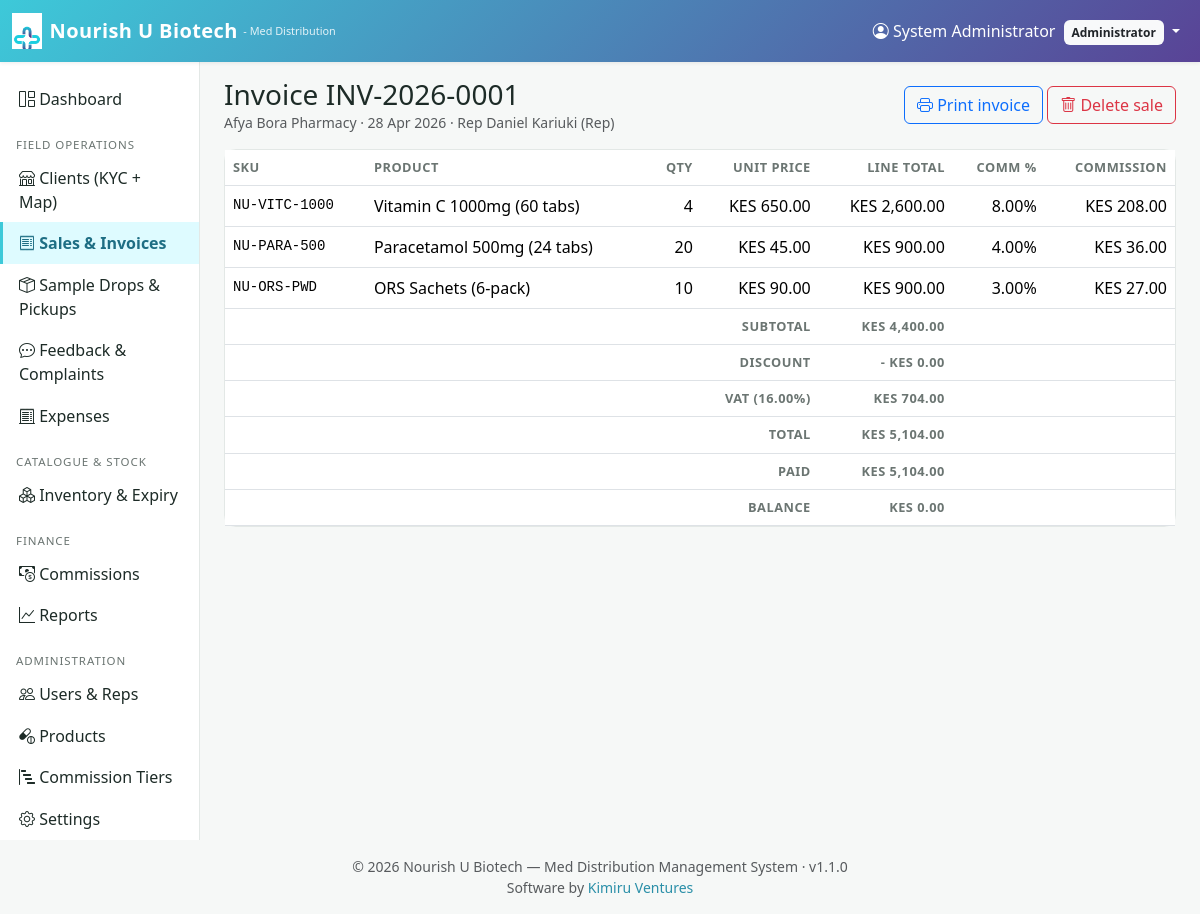
The page /sales/view.php?id=1 (signed in) on the database its author committed.
### tables this page shows
CREATE TABLE sales (
    id              INT UNSIGNED  AUTO_INCREMENT PRIMARY KEY,
    invoice_no      VARCHAR(40)   NOT NULL UNIQUE,
    client_id       INT UNSIGNED  NOT NULL,
    rep_id          INT UNSIGNED  NOT NULL,
    sale_date       DATE          NOT NULL,
    subtotal        DECIMAL(14,2) NOT NULL DEFAULT 0,
    tax_pct         DECIMAL(5,2)  NOT NULL DEFAULT 0,
    tax_amount      DECIMAL(14,2) NOT NULL DEFAULT 0,
    discount        DECIMAL(14,2) NOT NULL DEFAULT 0,
    total           DECIMAL(14,2) NOT NULL DEFAULT 0,
    payment_status  ENUM('unpaid','partial','paid') NOT NULL DEFAULT 'unpaid',
    paid_amount     DECIMAL(14,2) NOT NULL DEFAULT 0,
    payment_method  VARCHAR(40)   NULL,
    notes           TEXT          NULL,
    created_at      DATETIME      NOT NULL DEFAULT CURRENT_TIMESTAMP,
    updated_at      DATETIME      NOT NULL DEFAULT CURRENT_TIMESTAMP
                                  ON UPDATE CURRENT_TIMESTAMP,
    CONSTRAINT fk_sales_client FOREIGN KEY (client_id) REFERENCES clients(id),
    CONSTRAINT fk_sales_rep    FOREIGN KEY (rep_id)    REFERENCES users(id),
    INDEX idx_sales_date (sale_date),
    INDEX idx_sales_rep  (rep_id),
    INDEX idx_sales_pay  (payment_status),
    deleted_at    DATETIME      NULL,
    deleted_by    INT UNSIGNED  NULL,
    delete_reason VARCHAR(255)  NULL
);

CREATE TABLE clients (
    id              INT UNSIGNED  AUTO_INCREMENT PRIMARY KEY,
    name            VARCHAR(200)  NOT NULL,
    type            ENUM('pharmacy','clinic','hospital','wholesaler','other') NOT NULL DEFAULT 'pharmacy',
    license_no      VARCHAR(80)   NULL,
    kra_pin         VARCHAR(40)   NULL,
    contact_person  VARCHAR(160)  NULL,
    contact_role    VARCHAR(80)   NULL,
    phone           VARCHAR(40)   NULL,
    email           VARCHAR(160)  NULL,
    address          VARCHAR(255)  NULL,
    postal_address   VARCHAR(255)  NULL,
    region           VARCHAR(80)   NULL,
    city             VARCHAR(80)   NULL,
    lat              DECIMAL(10,7) NULL,
    lng              DECIMAL(10,7) NULL,
    kyc_status       ENUM('pending','verified','rejected') NOT NULL DEFAULT 'pending',
    kyc_notes        TEXT          NULL,
    rep_id           INT UNSIGNED  NULL COMMENT 'Primary rep assigned',
    credit_limit     DECIMAL(14,2) NOT NULL DEFAULT 0,
     
    directors          TEXT         NULL COMMENT 'One name per line',
    accountant_name    VARCHAR(160) NULL,
    accountant_phone   VARCHAR(40)  NULL,
    bank_name          VARCHAR(80)  NULL,
    bank_branch        VARCHAR(80)  NULL,
    payment_terms      VARCHAR(120) NULL,
    credit_period_days INT          NULL,
    trade_ref_1        TEXT         NULL,
    trade_ref_2        TEXT         NULL,
    trade_ref_3        TEXT         NULL,
    signed_name        VARCHAR(160) NULL,
    signed_position    VARCHAR(80)  NULL,
    signed_at          DATE         NULL,
    notes              TEXT         NULL,
    created_at      DATETIME      NOT NULL DEFAULT CURRENT_TIMESTAMP,
    updated_at      DATETIME      NOT NULL DEFAULT CURRENT_TIMESTAMP
                                  ON UPDATE CURRENT_TIMESTAMP,
    CONSTRAINT fk_clients_rep
        FOREIGN KEY (rep_id) REFERENCES users(id) ON DELETE SET NULL,
    INDEX idx_clients_kyc (kyc_status),
    INDEX idx_clients_rep (rep_id),
    deleted_at    DATETIME      NULL,
    deleted_by    INT UNSIGNED  NULL,
    delete_reason VARCHAR(255)  NULL
);

CREATE TABLE users (
    id            INT UNSIGNED   AUTO_INCREMENT PRIMARY KEY,
    name          VARCHAR(120)   NOT NULL,
    email         VARCHAR(160)   NOT NULL UNIQUE,
    phone         VARCHAR(40)    NULL,
    password_hash VARCHAR(255)   NOT NULL,
    role          ENUM('admin','rep','accountant') NOT NULL,
    status        ENUM('active','suspended')        NOT NULL DEFAULT 'active',
    last_login_at DATETIME       NULL,
    created_at    DATETIME       NOT NULL DEFAULT CURRENT_TIMESTAMP,
    updated_at    DATETIME       NOT NULL DEFAULT CURRENT_TIMESTAMP
                                ON UPDATE CURRENT_TIMESTAMP,
    INDEX idx_users_role (role),
    deleted_at    DATETIME      NULL,
    deleted_by    INT UNSIGNED  NULL,
    delete_reason VARCHAR(255)  NULL
);

CREATE TABLE sale_items (
    id                INT UNSIGNED  AUTO_INCREMENT PRIMARY KEY,
    sale_id           INT UNSIGNED  NOT NULL,
    product_id        INT UNSIGNED  NOT NULL,
    qty               INT           NOT NULL DEFAULT 1,
    unit_price        DECIMAL(14,2) NOT NULL DEFAULT 0,
    line_total        DECIMAL(14,2) NOT NULL DEFAULT 0,
    commission_pct    DECIMAL(5,2)  NOT NULL DEFAULT 0,
    commission_amount DECIMAL(14,2) NOT NULL DEFAULT 0,
    CONSTRAINT fk_sale_items_sale    FOREIGN KEY (sale_id)    REFERENCES sales(id) ON DELETE CASCADE,
    CONSTRAINT fk_sale_items_product FOREIGN KEY (product_id) REFERENCES products(id),
    INDEX idx_sale_items_product (product_id)
);

CREATE TABLE products (
    id                  INT UNSIGNED  AUTO_INCREMENT PRIMARY KEY,
    sku                 VARCHAR(60)   NOT NULL UNIQUE,
    name                VARCHAR(180)  NOT NULL,
    category            VARCHAR(80)   NULL,
    manufacturer        VARCHAR(160)  NULL,
    country_of_origin   VARCHAR(80)   NULL,
    unit                VARCHAR(40)   NOT NULL DEFAULT 'pack',
    price               DECIMAL(14,2) NOT NULL DEFAULT 0,
    cost                DECIMAL(14,2) NOT NULL DEFAULT 0,
    base_commission_pct DECIMAL(5,2)  NOT NULL DEFAULT 0
                        COMMENT 'Per-product commission percentage e.g. 5.00',
    stock_qty           INT           NOT NULL DEFAULT 0,
    reorder_level       INT           NOT NULL DEFAULT 0,
    batch_no            VARCHAR(80)   NULL,
    expiry_date         DATE          NULL,
    status              ENUM('active','inactive') NOT NULL DEFAULT 'active',
    description         TEXT          NULL,
    created_at          DATETIME      NOT NULL DEFAULT CURRENT_TIMESTAMP,
    updated_at          DATETIME      NOT NULL DEFAULT CURRENT_TIMESTAMP
                                       ON UPDATE CURRENT_TIMESTAMP,
    INDEX idx_products_status (status),
    INDEX idx_products_expiry (expiry_date),
    deleted_at    DATETIME      NULL,
    deleted_by    INT UNSIGNED  NULL,
    delete_reason VARCHAR(255)  NULL
);

### includes/functions.php (called while the page is built, shortened)
<?php
function e(?string $s): string {
    return htmlspecialchars($s ?? '', ENT_QUOTES | ENT_SUBSTITUTE, 'UTF-8');
}
function get(string $key, $default = null) {
    return $_GET[$key] ?? $default;
}
function money($v): string {
    return APP_CURRENCY . ' ' . number_format((float)$v, 2);
}
function fdate(?string $d, string $fmt = 'd M Y'): string {
    return date($fmt, strtotime($d));
}
function url(string $path = ''): string {
    return BASE_URL . '/' . ltrim($path, '/');
}

### includes/auth.php (called while the page is built, shortened)
<?php
function current_user(): ?array {
    return $_SESSION['user'] ?? null;
}

### sales/view.php (the view, shortened to what this page needs)
<?php
require_once __DIR__ . '/../config/config.php';
$id = (int)get('id');
$stmt = $pdo->prepare("SELECT s.*, c.name AS client, c.address, c.phone AS client_phone, c.kra_pin,
                              u.name AS rep
                         FROM sales s
                         JOIN clients c ON c.id = s.client_id
                         JOIN users   u ON u.id = s.rep_id
                        WHERE s.id = ?");
$stmt->execute([$id]); $s = $stmt->fetch();
$items = $pdo->prepare("SELECT si.*, p.sku, p.name FROM sale_items si JOIN products p ON p.id=si.product_id WHERE sale_id=?");
$items->execute([$id]); $items = $items->fetchAll();
require __DIR__ . '/../includes/header.php';
?>
<div class="d-flex justify-content-between align-items-center mb-3">
  <div>
    <h3 class="mb-0">Invoice <?= e($s['invoice_no']) ?>
    </h3>
    <div class="text-muted small"><?= e($s['client']) ?> · <?= e(fdate($s['sale_date'])) ?> · Rep <?= e($s['rep']) ?></div>
  </div>
  <div>
    <a class="btn btn-outline-primary" href="<?= url('sales/invoice.php?id=' . $id) ?>" target="_blank">
      <i class="bi bi-printer"></i> Print invoice
    </a>
    <?php if (empty($s['deleted_at']) && ($u['role']!=='rep' || (int)$s['rep_id']===(int)$u['id'])): ?>
      <button class="btn btn-outline-danger" onclick="sdConfirm(<?= (int)$s['id'] ?>)">
        <i class="bi bi-trash"></i> Delete sale</button>
    <?php endif; ?>
  </div>
</div>
<div class="card mb-3"><div class="table-responsive">
<table class="table table-clean mb-0">
<thead><tr><th>SKU</th><th>Product</th><th class="text-end">Qty</th>
<th class="text-end">Unit price</th><th class="text-end">Line total</th>
<th class="text-end">Comm %</th><th class="text-end">Commission</th></tr></thead>
<tbody>
<?php foreach ($items as $it): ?>
<tr>
  <td class="font-monospace small"><?= e($it['sku']) ?></td>
  <td><?= e($it['name']) ?></td>
  <td class="text-end"><?= (int)$it['qty'] ?></td>
  <td class="text-end"><?= money($it['unit_price']) ?></td>
  <td class="text-end"><?= money($it['line_total']) ?></td>
  <td class="text-end"><?= e($it['commission_pct']) ?>%</td>
  <td class="text-end"><?= money($it['commission_amount']) ?></td>
</tr>
<?php endforeach; ?>
</tbody>
<tfoot>
  <tr><th colspan="4" class="text-end">Subtotal</th><th class="text-end"><?= money($s['subtotal']) ?></th><th colspan="2"></th></tr>
  <tr><th colspan="4" class="text-end">Discount</th><th class="text-end">- <?= money($s['discount']) ?></th><th colspan="2"></th></tr>
  <tr><th colspan="4" class="text-end">VAT (<?= e($s['tax_pct']) ?>%)</th><th class="text-end"><?= money($s['tax_amount']) ?></th><th colspan="2"></th></tr>
  <tr><th colspan="4" class="text-end">Total</th><th class="text-end"><?= money($s['total']) ?></th><th colspan="2"></th></tr>
  <tr><th colspan="4" class="text-end">Paid</th><th class="text-end"><?= money($s['paid_amount']) ?></th><th colspan="2"></th></tr>
  <tr><th colspan="4" class="text-end">Balance</th><th class="text-end fw-bold"><?= money($s['total'] - $s['paid_amount']) ?></th><th colspan="2"></th></tr>
</tfoot>
</table>
</div></div>
<?php require __DIR__ . '/../includes/footer.php'; ?>

### assets/css/style.css (style rules this page uses)
:root { --nu-primary: #2a8fa8; --nu-primary-d: #1e6e84; --nu-cyan: #3dc9d9; --nu-purple: #594396; --nu-purple-d: #3f2f6c; --nu-accent: #f4a300; --nu-bg: #f6f8f7; --nu-text: #1d2b27; --nu-muted: #6b7572; --nu-card: #ffffff; --nu-border: #e3e8e6; --nu-grad: linear-gradient(135deg, var(--nu-cyan) 0%, var(--nu-purple) 100%); }
body { background: var(--nu-bg); color: var(--nu-text); font-family: 'Segoe UI', Roboto, system-ui, sans-serif; }
a { color: var(--nu-primary); }
.card { border: 1px solid var(--nu-border); border-radius: 12px; }
table.table-clean th { font-size: .8rem; color: var(--nu-muted); text-transform: uppercase; letter-spacing: .04em; }
table.table-clean td { vertical-align: middle; }
.table-responsive { -webkit-overflow-scrolling: touch; }

### rows shown on the page
sales: invoice_no "INV-2026-0001", client.name "Afya Bora Pharmacy", sale_date "28 Apr 2026", rep.name "Daniel Kariuki (Rep)", subtotal "KES 4,400.00", discount "KES 0.00", tax_pct "16.00", tax_amount "KES 704.00", total "KES 5,104.00", paid_amount "KES 5,104.00", money($s['total'] - $s['paid_amount']) "KES 0.00"
sale_items: product.sku "NU-VITC-1000", product.name "Vitamin C 1000mg (60 tabs)", qty "4", unit_price "KES 650.00", line_total "KES 2,600.00", commission_pct "8.00", commission_amount "KES 208.00"
sale_items: product.sku "NU-PARA-500", product.name "Paracetamol 500mg (24 tabs)", qty "20", unit_price "KES 45.00", line_total "KES 900.00", commission_pct "4.00", commission_amount "KES 36.00"
sale_items: product.sku "NU-ORS-PWD", product.name "ORS Sachets (6-pack)", qty "10", unit_price "KES 90.00", line_total "KES 900.00", commission_pct "3.00", commission_amount "KES 27.00"

### other values the page prints
$u['name'] "System Administrator"
role_label($u['role']) "Administrator"
APP_NAME "Nourish U Biotech"
APP_TAGLINE "Med Distribution Management System"
APP_VERSION "1.1.0"
